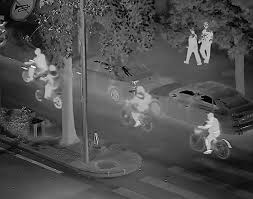
#> input picture Images/NightVision.jpg, 253 x 199 px
$ jupyter execute Ex02.ipynb
#> lines starting #> are read from the running program, lines starting #| are printed output that depends on the picture
#### Question :

Given the night vision image as NightVision.jpg
- Apply suitable filtering techniques to improve the contrast of the images.
- Generate a histogram of the image and observe how the intensity values are distributed
- Apply histogram equalization and matching

`Import the required libraries`

[cell 1]
import cv2
import numpy as np
import matplotlib.pyplot as plt

`Function to display the images`

[cell 2]
def display(img,name):
    plt.title(name)
    plt.imshow(img,cmap='gray')
    plt.axis('off')

`Read the image`

[cell 3]
img = cv2.imread('Images/NightVision.jpg')
#> img is the input picture: shape (199, 253, 3); min 0, max 253, mean 78.8
img = cv2.cvtColor(img,cv2.COLOR_BGR2RGB)
print(img.shape)
#| (199, 253, 3)
display(img,'Original Image')

[cell 4]
gray = cv2.cvtColor(img,cv2.COLOR_RGB2GRAY)

`Using convertScalAbs`

[cell 5]
img_01 = cv2.convertScaleAbs(gray,alpha=0.05,beta=0)
display(img_01,'Convert Scale Abs')

` Using Gamma Correction`

 It is used for decreasing the influence of low intensity pixels.

[cell 6]
gamma = 1.75
img_02 = np.power(gray, gamma)
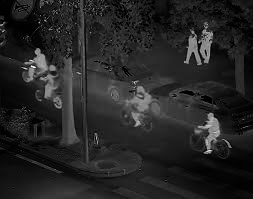
#> img_02: shape (199, 253) float64; min 0, max 16049.5, mean 2344.1; drawn with min black and max white
display(img_02,'Gamma Corrected Image')

`Using Contrast Stretching`

[cell 7]
img_03 = cv2.normalize(gray, 2, 170, 255, cv2.NORM_MINMAX)
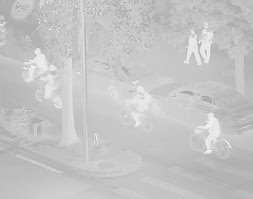
#> img_03: shape (199, 253); min 170, max 255, mean 196.5
display(img_03,'Normalized Image')

`Using Logarithmic Transformation`

[cell 8]
c = 255 / np.log(1 + np.max(gray))
#> c = 46.05
log_transformed_img = c * (np.log(img_02 + 1.5))
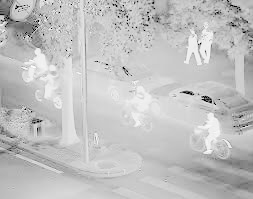
#> log_transformed_img: shape (199, 253) float64; min 18.67, max 445.9, mean 342.3; drawn with min black and max white

[cell 9]
log_transformed_img_normalized = ((log_transformed_img - np.min(log_transformed_img)) / (np.max(log_transformed_img) - np.min(log_transformed_img)) * 255).astype(np.uint8)

[cell 10]
display(log_transformed_img_normalized,'Log Transformed Image')

`Using Piecewise Linear Transformation`

[cell 11]
def piecewise_linear_transform(img, breakpoints, slopes):
    out_img = np.piecewise(img, [img < breakpoints[0], (img >= breakpoints[0]) & (img < breakpoints[1]), img >= breakpoints[1]], [lambda x: slopes[0] * x, lambda x: slopes[1] * (x - breakpoints[0]) + slopes[0] * breakpoints[0], lambda x: slopes[2] * (x - breakpoints[1]) + slopes[1] * (breakpoints[1] - breakpoints[0]) + slopes[0] * breakpoints[0]])
    return np.clip(out_img, 0, 255).astype(np.uint8)

[cell 12]
breakpoints = [1, 0.5]
slopes = [1, 2, 1]
piecewise_img = piecewise_linear_transform(log_transformed_img_normalized, breakpoints, slopes)

[cell 13]
display(piecewise_img,'Piecewise Linear Transformed Image')

`Using Histogram Equalization`

[cell 14]
equ = cv2.equalizeHist(gray)
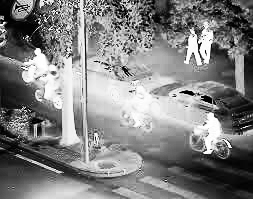
#> equ: shape (199, 253); min 0, max 255, mean 128.4
display(equ,'Histogram Equalized Image')

`Using Adaptive Histogram Equalization (CLAHE)`

[cell 15]
clahe = cv2.createCLAHE(clipLimit=3.0, tileGridSize=(5,5))
cl1 = clahe.apply(gray)
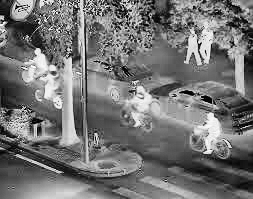
#> cl1: shape (199, 253); min 0, max 255, mean 115.9

display(cl1,'CLAHE Image')

`Histogram of the Images`

[cell 16]
plt.figure(figsize=(15,5))

plt.subplot(131)
plt.hist(gray.ravel(), bins=256)
plt.title('Original Image Histogram')
plt.xlabel('Intensity Value')
plt.ylabel('Frequency')

plt.subplot(132)
plt.hist(img_02.ravel(), bins=256)
plt.title('Gamma Corrected Image Histogram')
plt.xlabel('Intensity Value')
plt.ylabel('Frequency')

plt.subplot(133)
plt.hist(piecewise_img.ravel(), bins=256)
plt.title('Piecewise Linear Transformed Image Histogram')
plt.xlabel('Intensity Value')
plt.ylabel('Frequency')
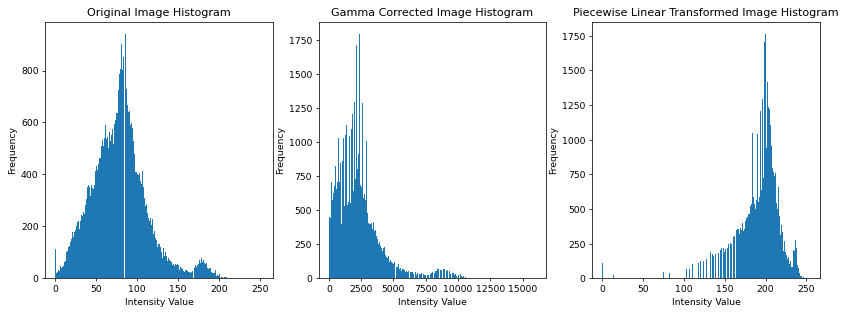
#> figure drawn by matplotlib, 3 panels; panel 1: tallest bar 941 high, from x = 84.99 to 85.98; panel 2: tallest bar 1793 high, from x = 2319.7 to 2382.3; panel 3: tallest bar 1764 high, from x = 199.4 to 200.4

`Histogram Equalization`

[cell 17]
plt.hist(equ.ravel(), bins=256)
plt.title('Equalized Image Histogram')
plt.xlabel('Intensity Value')
plt.ylabel('Frequency')
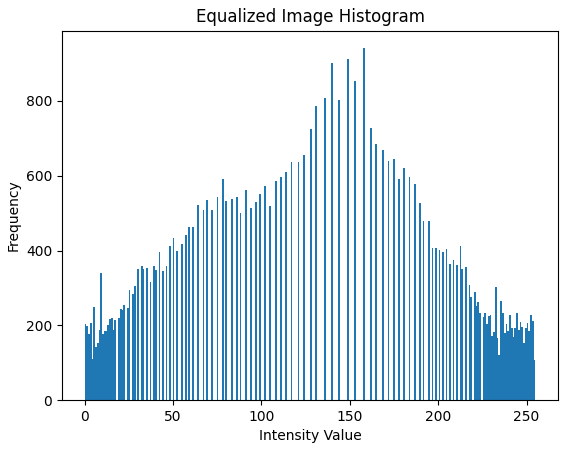
#> figure drawn by matplotlib, 1 panel; tallest bar 941 high, from x = 157.4 to 158.4

`Histogram Matching`

[cell 18]
target_hist = cv2.calcHist([gray], [0], None, [256], [0, 256])
#> target_hist = 256 values, max 941 at index 85, min 0 at index 212, mean 196.7
matched_img = cv2.calcHist([equ], [0], None, [256], [0, 256])
#> matched_img = 256 values, max 941 at index 158, min 0 at index 18, mean 196.7

[cell 19]
plt.figure(figsize=(10,5))

plt.subplot(121)
plt.hist(target_hist.ravel(), bins=256)
plt.title('Target Image Histogram')
plt.xlabel('Intensity Value')
plt.ylabel('Frequency')

plt.subplot(122)
plt.hist(matched_img.ravel(), bins=256)
plt.title('Matched Image Histogram')
plt.xlabel('Intensity Value')
plt.ylabel('Frequency')

plt.show()
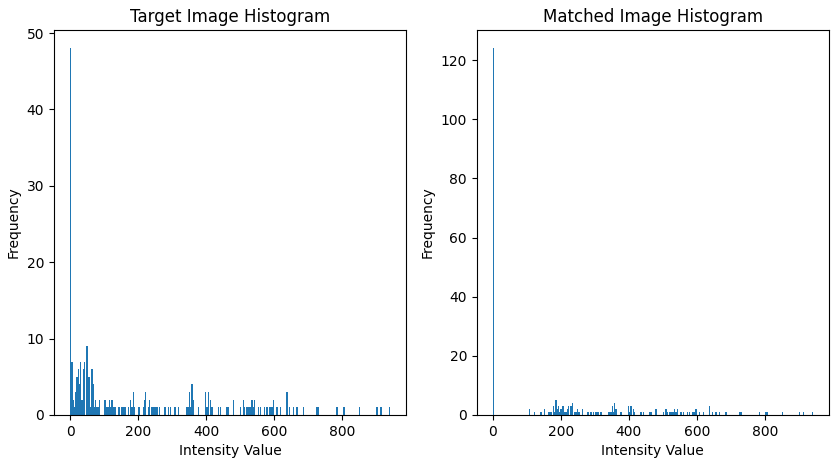
#> figure drawn by matplotlib, 2 panels; panel 1: tallest bar 48 high, from x = 0 to 3.68; panel 2: tallest bar 124 high, from x = 0 to 3.68

[cell 20]
matched_img = cv2.normalize(matched_img, matched_img, 0, 255, cv2.NORM_MINMAX).flatten()
#> matched_img = 256 values, max 255 at index 158, min 0 at index 18, mean 53.29
matched_img = np.interp(gray.flatten(), np.arange(256), matched_img).reshape(gray.shape).astype(np.uint8)
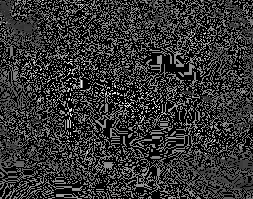
#> matched_img: shape (199, 253); min 0, max 255, mean 52.9

[cell 21]
plt.figure(figsize=(10,5))

plt.subplot(121)
plt.hist(target_hist.ravel(), bins=256)
plt.title('Target Image Histogram')
plt.xlabel('Intensity Value')
plt.ylabel('Frequency')

plt.subplot(122)
plt.hist(matched_img.ravel(), bins=256)
plt.title('Matched Image Histogram')
plt.xlabel('Intensity Value')
plt.ylabel('Frequency')

plt.show()
#> figure, not shown here; panel 1: tallest bar 48 high, from x = 0 to 3.68; panel 2: tallest bar 29347 high, from x = 0 to 0.996

$ run again, with Images/Veins.jpeg copied over Images/NightVision.jpg
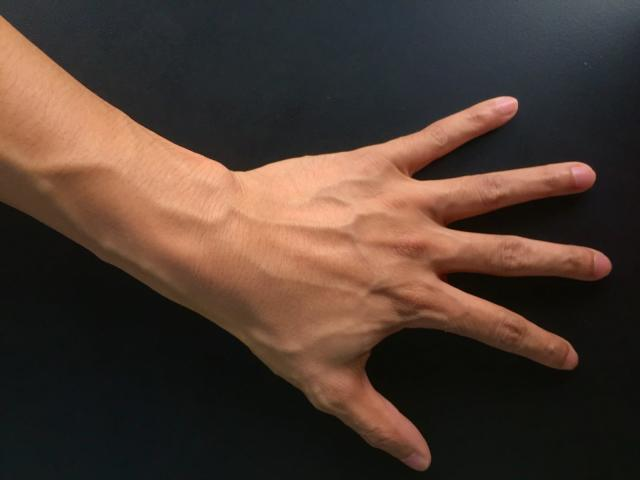
#> input picture Images/Veins.jpeg, 640 x 480 px
#> img is the input picture: shape (480, 640, 3); mean B, G, R 48.8, 58.1, 75.8
#| (480, 640, 3)
#> c = 47.77
#> target_hist = 256 values, max 16591 at index 16, min 0 at index 0, mean 1200
#> `matched_img = cv2.calcHist([equ], [0], None, [256], [0, 256])`: matched_img = 256 values, max 16591 at index 57, min 0 at index 2, mean 1200
#> `plt.show()`:
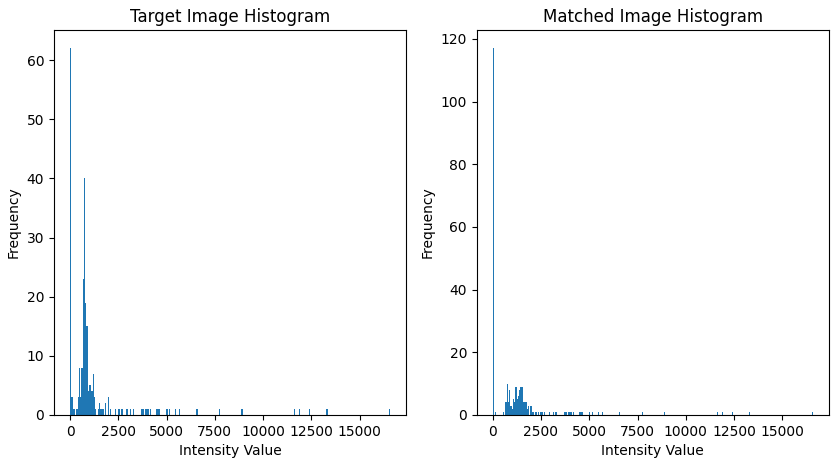
#> figure drawn by matplotlib, 2 panels; panel 1: tallest bar 62 high, from x = 0 to 64.81; panel 2: tallest bar 117 high, from x = 0 to 64.81
#> `matched_img = cv2.normalize(matched_img, matched_img, 0, 255, cv2.NORM..`: matched_img = 256 values, max 255 at index 57, min 0 at index 2, mean 18.44
#> `matched_img = np.interp(gray.flatten(), np.arange(256), matched_img).r..`:
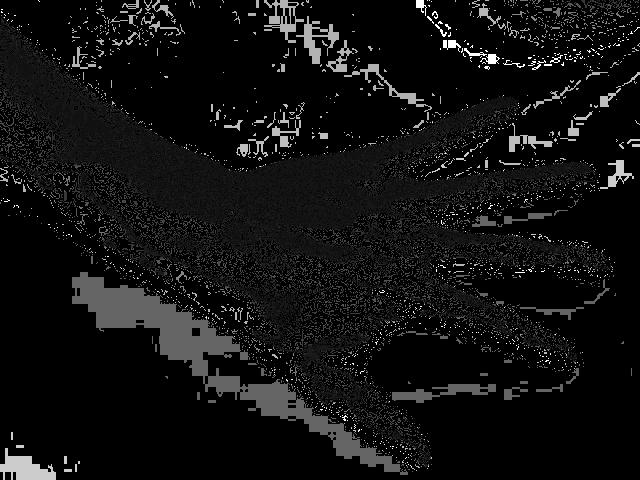
#> matched_img: shape (480, 640); min 0, max 255, mean 16.7
